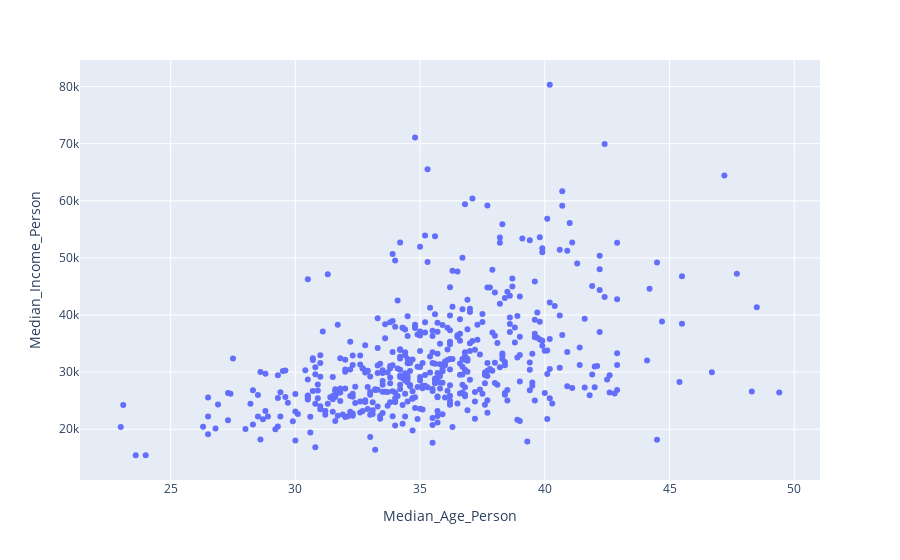

Here is the notebook cell this chart was saved with:
### Code cell
!pip install datacommons datacommons_pandas --upgrade --quiet

import datacommons, datacommons_pandas as dc
import plotly.express as px, numpy as np, pandas as pd, datapane as dp

city_dcids = dc.get_property_values(["CDC500_City"], "member", limit=500)["CDC500_City"]

cdc500_df = dc.build_multivariate_dataframe(
    city_dcids,
    [
        "Percent_Person_Obesity",  # Prevalence of obesity from CDC
        "Median_Income_Person",
        "Median_Age_Person",
        "UnemploymentRate_Person",  # Unemployment rate from BLS
        "Count_Person_BelowPovertyLevelInThePast12Months",  # Persons living below the poverty line from Census
        "Count_Person",  # Total population from Census
    ],
)

age_vs_income = px.scatter(cdc500_df, x="Median_Age_Person", y="Median_Income_Person")

age_vs_income.show()

### Figure 1 — Plotly figure (JSON) as saved in the notebook; plotly's stock layout.template omitted (floating-point values rounded to 4 significant figures; data arrays with more than 128 entries replaced by an {"elided": "..."} marker saying what was removed)
{"data": [{"hovertemplate": "Median_Age_Person=%{x}<br>Median_Income_Person=%{y}<extra></extra>", "legendgroup": "", "marker": {"color": "#636efa", "symbol": "circle"}, "mode": "markers", "name": "", "orientation": "v", "showlegend": false, "type": "scatter", "x": {"elided": "500 float values"}, "xaxis": "x", "y": {"elided": "500 int values"}, "yaxis": "y"}], "layout": {"legend": {"tracegroupgap": 0}, "margin": {"t": 60}, "xaxis": {"anchor": "y", "domain": [0, 1], "title": {"text": "Median_Age_Person"}}, "yaxis": {"anchor": "x", "domain": [0, 1], "title": {"text": "Median_Income_Person"}}}}
